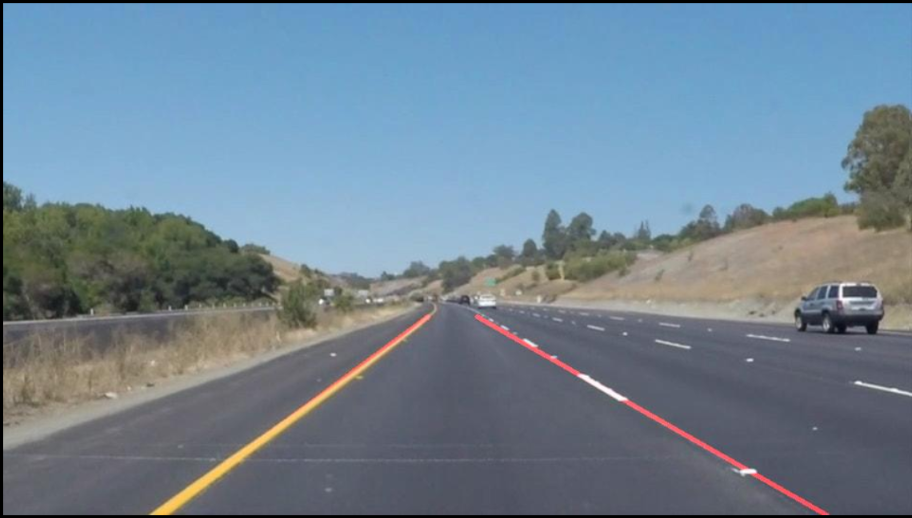
#> input picture images/test1.png, 912 x 518 px
$ python -i app.py   (imports and definitions only)
#> lines starting #> are read from the running program, lines starting #| are printed output that depends on the picture; after the words box and inside, x2 and y2 are one past the last pixel; in counts of white or black regions, pixels touching at a corner belong together
#> further down, picture is the input picture: shape (518, 912, 3); mean B, G, R 147, 131.4, 112.2
import os
import uuid

import streamlit as st

try:
    import cv2
except ModuleNotFoundError:
    st.error(
        "OpenCV is not installed in this environment (missing dependency: 'cv2').\n\n"
        "Install it with:\n"
        "  pip install opencv-python\n\n"
        "Then restart the app."
    )
    st.stop()

import numpy as np


def process_image_bgr(image_bgr: np.ndarray):
    output = image_bgr.copy()

    # Convert to HSV
    hsv = cv2.cvtColor(image_bgr, cv2.COLOR_BGR2HSV)
#> hsv: shape (518, 912, 3); mean H, S, V 89.3, 67.5, 153


    # GLARE DETECTION
    lower = np.array([0, 0, 200])
    upper = np.array([180, 60, 255])

    glare_mask = cv2.inRange(hsv, lower, upper)
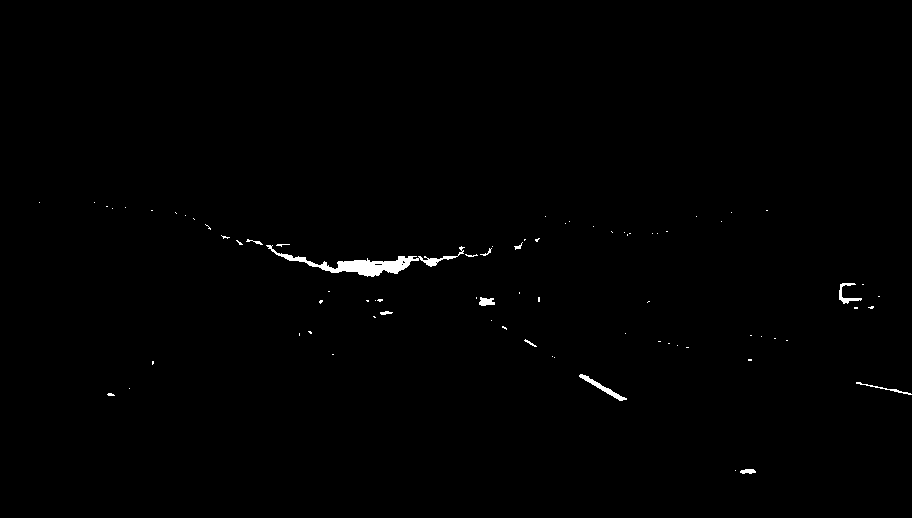
#> glare_mask: shape (518, 912); 0.54% white; 78 white regions (65 under 20 px), largest, box (x1, y1, x2, y2) and area: (266, 245, 465, 277) 1448, (579, 374, 627, 401) 237, (839, 283, 862, 304) 153
    glare_pixels = np.sum(glare_mask > 0)
#> glare_pixels = 2531
    total_pixels = glare_mask.size
#> total_pixels = 472416
    glare_percentage = (glare_pixels / total_pixels) * 100
#> glare_percentage = 0.536

    # IMAGE ENHANCEMENT
    gray = cv2.cvtColor(image_bgr, cv2.COLOR_BGR2GRAY)
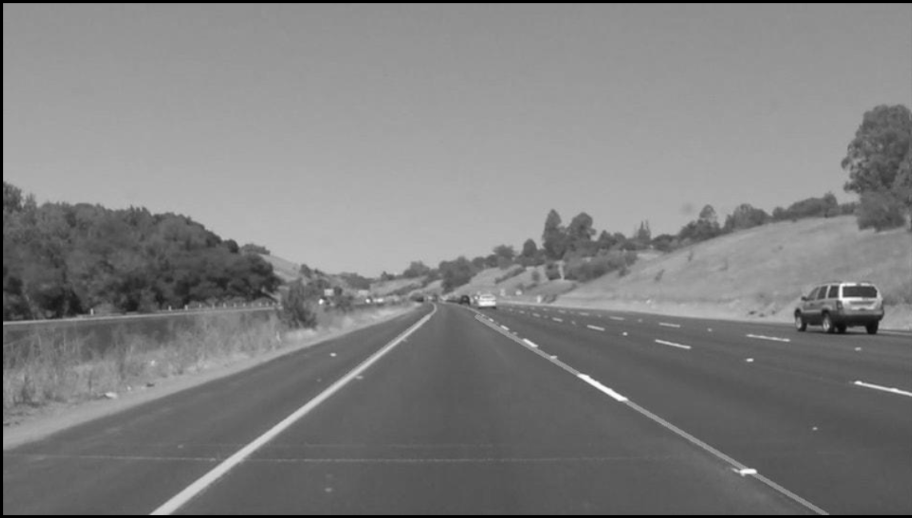
#> gray: shape (518, 912); min 0, max 253, mean 127.5
    clahe = cv2.createCLAHE(clipLimit=2.0, tileGridSize=(8, 8))
    enhanced = clahe.apply(gray)
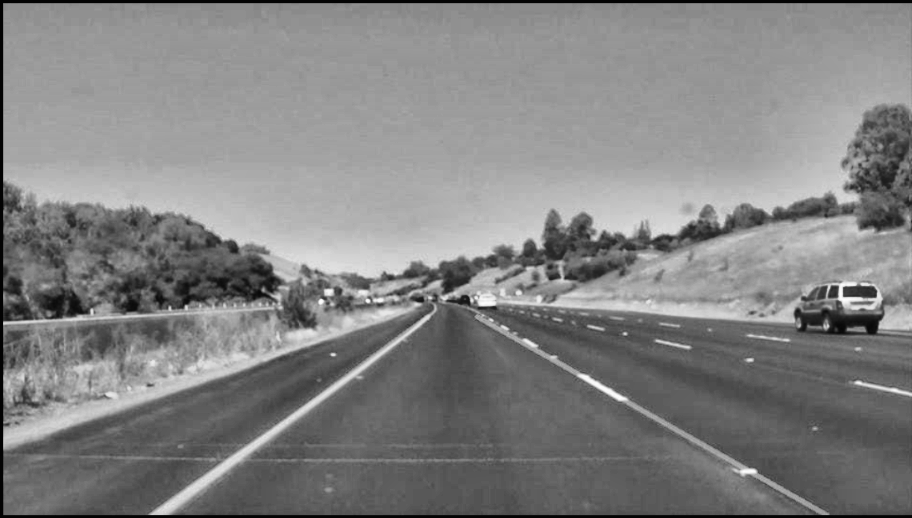
#> enhanced: shape (518, 912); min 2, max 253, mean 130.6

    # EDGE DETECTION
    blur = cv2.GaussianBlur(enhanced, (5, 5), 0)
    edges = cv2.Canny(blur, 50, 150)
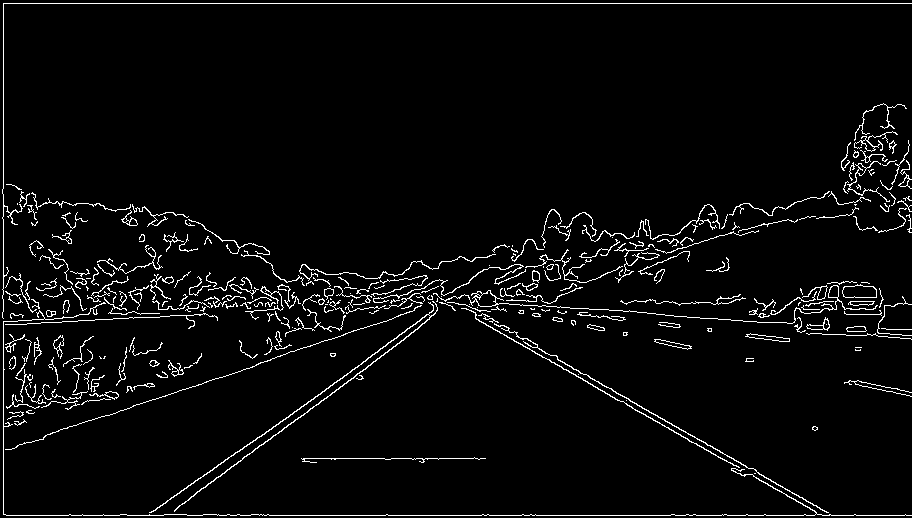
#> edges: shape (518, 912); 3.8% white in thin lines or dots

    # REGION OF INTEREST (Only lower half for lanes)
    height, width = edges.shape
#> height = 518; width = 912
    mask = np.zeros_like(edges)
    polygon = np.array(
        [
            [
                (0, height),
                (width, height),
                (width, int(height * 0.55)),
                (0, int(height * 0.55)),
            ]
        ],
        np.int32,
    )
    cv2.fillPoly(mask, polygon, 255)
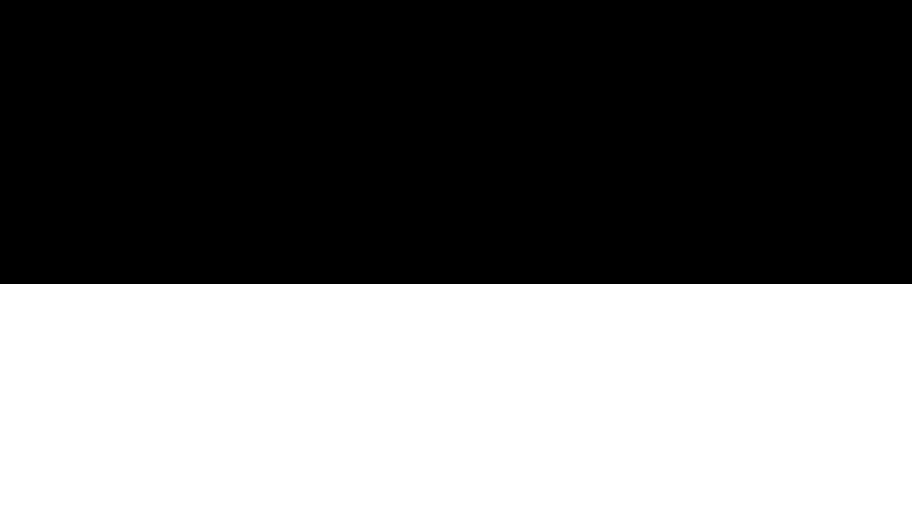
#> mask: shape (518, 912); 45.2% white; 1 white region, box (x1, y1, x2, y2) and area: (0, 284, 912, 518) 213408
    cropped_edges = cv2.bitwise_and(edges, mask)
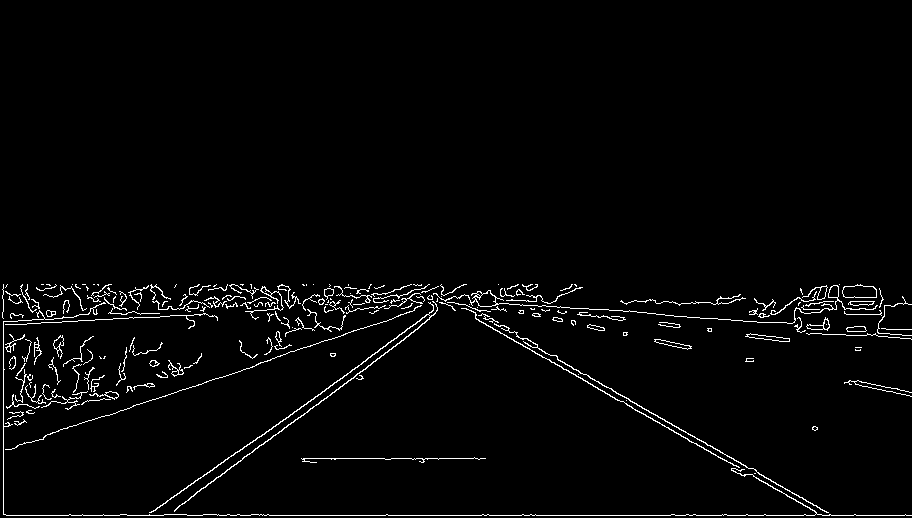
#> cropped_edges: shape (518, 912); 2.4% white in thin lines or dots, all inside (x1, y1, x2, y2) = (2, 284, 912, 516)

    # LANE DETECTION
    lines = cv2.HoughLinesP(
        cropped_edges,
        1,
        np.pi / 180,
        80,
        minLineLength=60,
        maxLineGap=20,
    )
#> lines = 68 rows, first 6: [187, 515, 911, 515], [475, 317, 747, 474], [324, 290, 877, 329], [3, 324, 205, 313], [166, 514, 365, 369], [744, 469, 820, 514]

    lane_confidence = 0
    valid_lane_count = 0

    if lines is not None:
        # OpenCV may return lines as either (N, 1, 4) or (N, 4), depending on
        # the build. Normalize both forms before unpacking coordinates.
        line_segments = np.asarray(lines).reshape(-1, 4)
#> line_segments has the same summary as lines
        for x1, y1, x2, y2 in line_segments:
            x1, y1, x2, y2 = map(int, (x1, y1, x2, y2))
            slope = 0
            if (x2 - x1) != 0:
                slope = (y2 - y1) / (x2 - x1)

            # Accept only valid lane slopes
            if abs(slope) > 0.5:
                valid_lane_count += 1
                cv2.line(output, (x1, y1), (x2, y2), (0, 255, 0), 3)
#> this loop made 68 passes
#> (x1, y1, x2, y2, slope) on passes 1 to 12: (187, 515, 911, 515, 0), (475, 317, 747, 474, 0.577), (324, 290, 877, 329, 0.0705), (3, 324, 205, 313, -0.0545), (166, 514, 365, 369, -0.729), (744, 469, 820, 514, 0.592), (146, 515, 357, 367, -0.701), (3, 514, 3, 284, 0), (155, 399, 455, 296, -0.343), (429, 284, 792, 493, 0.576), (176, 284, 497, 306, 0.0685), (442, 290, 557, 356, 0.574)
#> after the loop, valid_lane_count = 10

        lane_confidence = min(valid_lane_count * 10, 100)
#> lane_confidence = 100

    # STATUS LOGIC
    # Requirement: after upload + image, if vehicle/lane is not detected then show "Image not found".
    # We approximate vehicle/lane absence using lane confidence threshold.
    lane_present = lane_confidence >= 30
#> lane_present = True

    status = "SAFE"
    status_color = (0, 255, 0)

    if glare_percentage > 18:
        status = "UNSAFE - HIGH GLARE"
        status_color = (0, 0, 255)
    elif not lane_present:
        status = "Image not found"
        status_color = (0, 0, 255)
    elif glare_percentage > 10 or lane_confidence < 50:
        status = "WARNING"
        status_color = (0, 255, 255)


    # TEXT OVERLAY
    cv2.putText(
        output,
        f"Glare: {glare_percentage:.2f}%",
        (30, 40),
        cv2.FONT_HERSHEY_SIMPLEX,
        1,
        (0, 0, 255),
        2,
    )
    cv2.putText(
        output,
        f"Lane Confidence: {lane_confidence}%",
        (30, 80),
        cv2.FONT_HERSHEY_SIMPLEX,
        1,
        (0, 255, 0),
        2,
    )
    cv2.putText(
        output,
        f"Status: {status}",
        (30, 120),
        cv2.FONT_HERSHEY_SIMPLEX,
        1,
        status_color,
        3,
    )
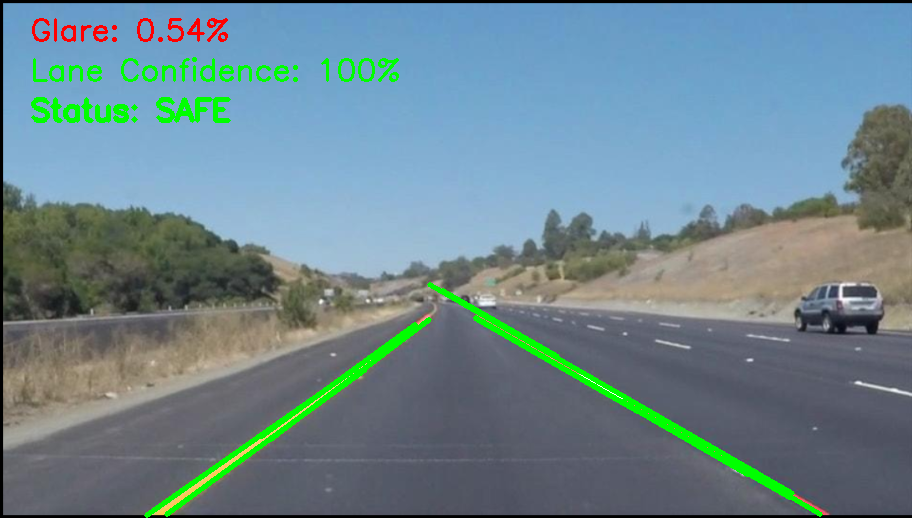
#> output: shape (518, 912, 3); mean B, G, R 142.4, 134, 108.6

    return output, glare_percentage, lane_confidence, status


# [12 lines not run here, left out]

# [1 line that did not run here, left out]
# [1 line that did not run here, left out]

# [3 lines not run here, left out]

# [1 line that did not run here, left out]

# Save to a temp output folder (so Streamlit can show it)
# [1 line not run here, left out]
output_path = os.path.join("outputs/processed_images", f"{uuid.uuid4().hex}.png")
# [1 line not run here, left out]

# Display
# [1 line that did not run here, left out]

# [10 lines not run here, left out]

>>> import cv2
>>> picture = cv2.imread('images/test1.png')
>>> result = process_image_bgr(picture)

$ run again, on images/test2.png
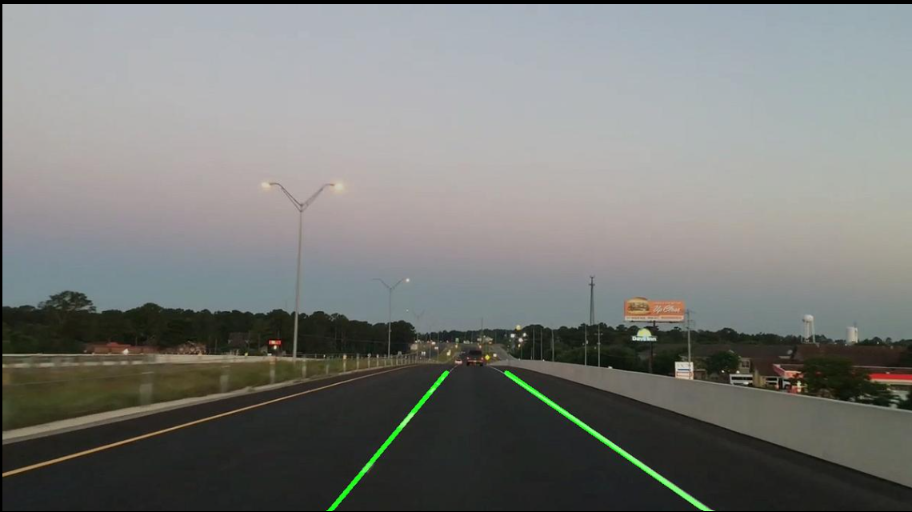
#> input picture images/test2.png, 912 x 512 px
#> picture is the input picture: shape (512, 912, 3); mean B, G, R 119.8, 122.7, 121.1
#> hsv: shape (512, 912, 3); mean H, S, V 62, 28.8, 126.6
#> in process_image_bgr, `glare_mask = cv2.inRange(hsv, lower, upper)`:
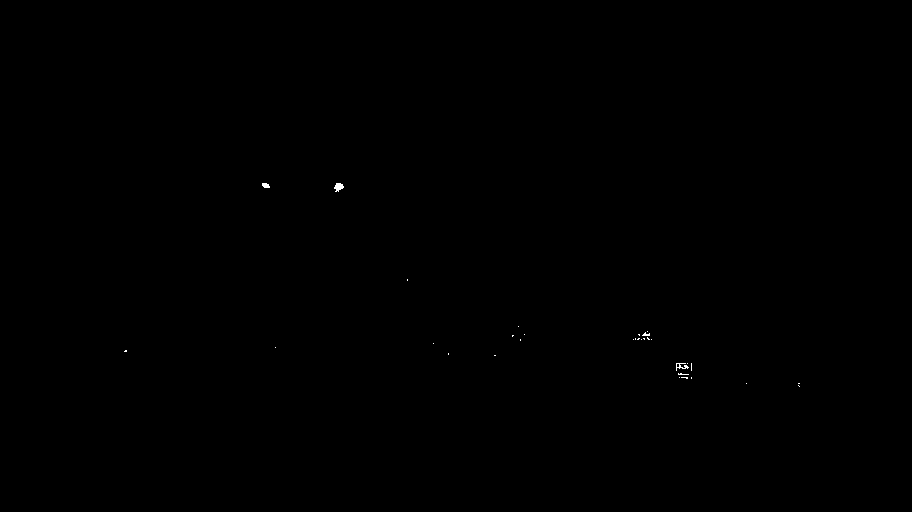
#> glare_mask: shape (512, 912); 0.05% white in thin lines or dots, all inside (x1, y1, x2, y2) = (124, 183, 800, 387)
#> glare_pixels = 236
#> glare_percentage = 0.0505
#> edges: shape (512, 912); 2.7% white in thin lines or dots
#> mask: shape (512, 912); 45.1% white; 1 white region, box (x1, y1, x2, y2) and area: (0, 281, 912, 512) 210672
#> cropped_edges: shape (512, 912); 2.3% white in thin lines or dots, all inside (x1, y1, x2, y2) = (2, 281, 912, 512)
#> lines = 84 rows, first 6: [30, 366, 367, 360], [139, 435, 543, 326], [507, 353, 911, 410], [479, 344, 563, 326], [2, 353, 202, 353], [2, 356, 119, 356]
#> line_segments has the same summary as lines
#> the loop in process_image_bgr, `for x1, y1, x2, y2 in line_segments:` made 84 passes
#> (x1, y1, x2, y2, slope) on passes 1 to 8: (30, 366, 367, 360, -0.0178), (139, 435, 543, 326, -0.27), (507, 353, 911, 410, 0.141), (479, 344, 563, 326, -0.214), (2, 353, 202, 353, 0), (2, 356, 119, 356, 0), (169, 430, 389, 371, -0.268), (659, 406, 910, 487, 0.323)
#> after the loop in process_image_bgr, `for x1, y1, x2, y2 in line_segments:`: valid_lane_count = 7
#> lane_confidence = 70
#> lane_present = True
#> in process_image_bgr, `cv2.putText( output, f"Status: {status}", (30, 120), cv2.FONT_HERSHEY_..`:
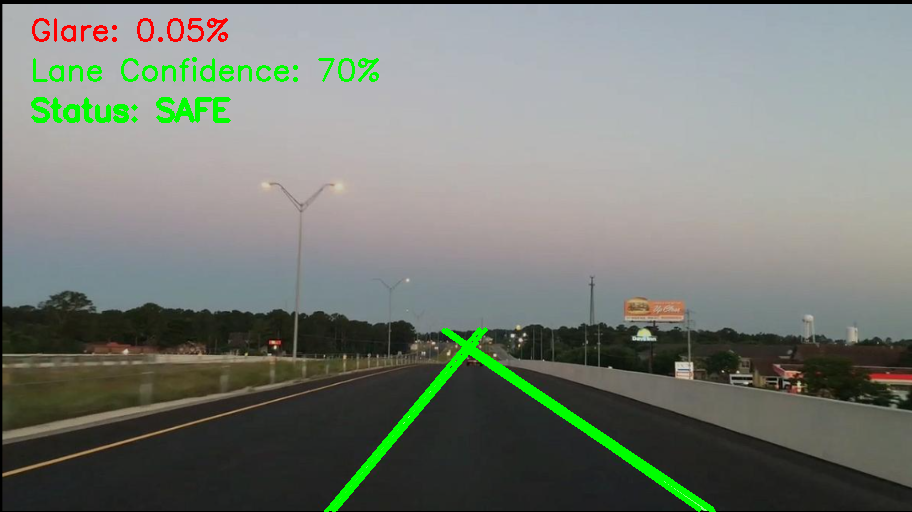
#> output: shape (512, 912, 3); mean B, G, R 116.7, 124.5, 118.8

$ run again, on images/test3.png
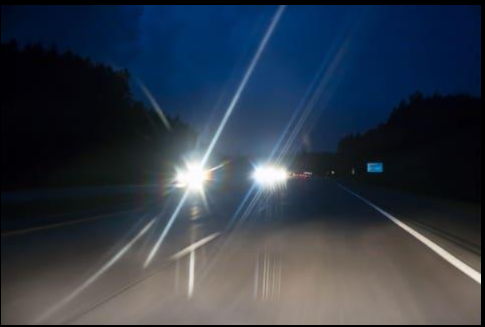
#> input picture images/test3.png, 485 x 327 px
#> picture is the input picture: shape (327, 485, 3); mean B, G, R 71.3, 58, 48.2
#> hsv: shape (327, 485, 3); mean H, S, V 79.1, 122.3, 76
#> in process_image_bgr, `glare_mask = cv2.inRange(hsv, lower, upper)`:
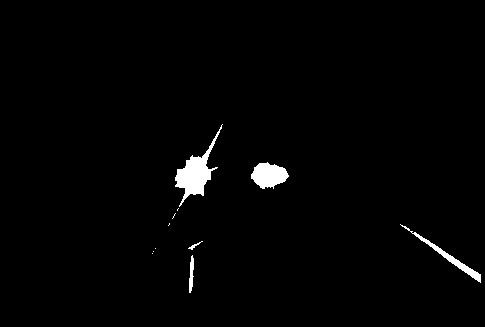
#> glare_mask: shape (327, 485); 1.6% white; 11 white regions (6 under 20 px), largest, box (x1, y1, x2, y2) and area: (175, 124, 223, 207) 1145, (251, 162, 289, 189) 691, (400, 224, 481, 283) 450, (189, 255, 194, 293) 126, (188, 241, 203, 250) 34
#> glare_pixels = 2461
#> glare_percentage = 1.55
#> edges: shape (327, 485); 2.5% white in thin lines or dots
#> mask: shape (327, 485); 45.3% white; 1 white region, box (x1, y1, x2, y2) and area: (0, 179, 485, 327) 71780
#> cropped_edges: shape (327, 485); 1.7% white in thin lines or dots, all inside (x1, y1, x2, y2) = (0, 179, 482, 325)
#> lines = [[0, 324, 480, 324], [345, 186, 480, 284], [108, 262, 185, 185], [369, 200, 480, 274], [480, 323, 480, 204]]
#> line_segments has the same summary as lines
#> the loop in process_image_bgr, `for x1, y1, x2, y2 in line_segments:` made 5 passes
#> (x1, y1, x2, y2, slope) on passes 1 to 5: (0, 324, 480, 324, 0), (345, 186, 480, 284, 0.726), (108, 262, 185, 185, -1), (369, 200, 480, 274, 0.667), (480, 323, 480, 204, 0)
#> after the loop in process_image_bgr, `for x1, y1, x2, y2 in line_segments:`: valid_lane_count = 3
#> lane_confidence = 30
#> lane_present = True
#> in process_image_bgr, `cv2.putText( output, f"Status: {status}", (30, 120), cv2.FONT_HERSHEY_..`:
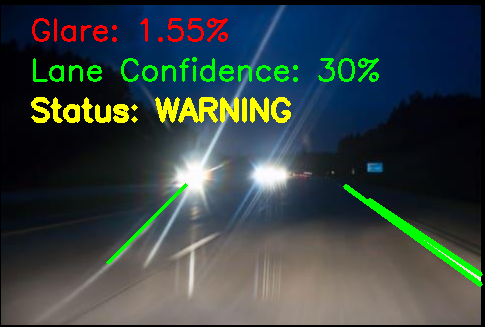
#> output: shape (327, 485, 3); mean B, G, R 66.8, 67, 53.5

$ run again, on images/test4.png
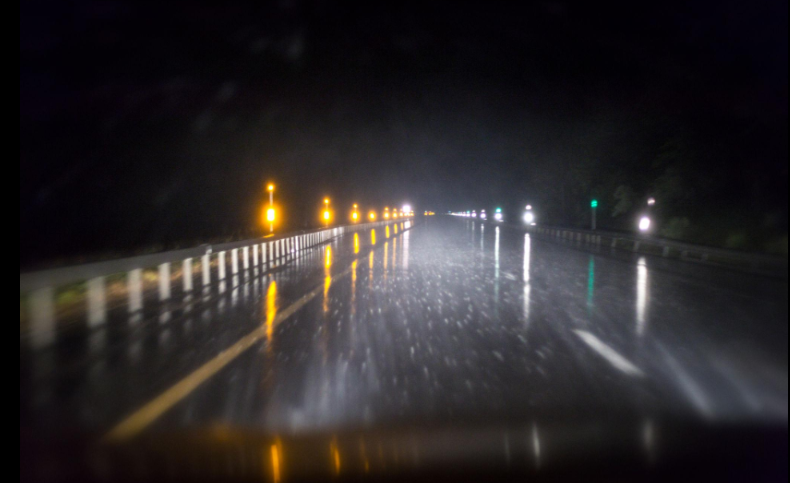
#> input picture images/test4.png, 790 x 483 px
#> picture is the input picture: shape (483, 790, 3); mean B, G, R 40.4, 39.3, 43.3
#> hsv: shape (483, 790, 3); mean H, S, V 97.8, 87, 46.7
#> glare_mask: shape (483, 790); 0.75% white; 81 white regions (51 under 20 px), largest, box (x1, y1, x2, y2) and area: (638, 261, 646, 312) 324, (523, 234, 530, 283) 254, (402, 230, 412, 268) 224
#> glare_pixels = 2863
#> glare_percentage = 0.75
#> edges: shape (483, 790); 2.1% white in thin lines or dots, all inside (x1, y1, x2, y2) = (19, 183, 788, 483)
#> mask: shape (483, 790); 45.1% white; 1 white region, box (x1, y1, x2, y2) and area: (0, 265, 790, 483) 172220
#> cropped_edges: shape (483, 790); 1.4% white in thin lines or dots, all inside (x1, y1, x2, y2) = (19, 265, 788, 483)
#> lines = [[104, 434, 277, 313], [185, 396, 351, 267], [787, 433, 787, 320], [141, 430, 350, 266], [324, 274, 441, 276], [226, 350, 331, 277], [324, 275, 440, 277], [131, 270, 288, 276], [20, 358, 20, 265], [133, 269, 289, 272]]
#> line_segments has the same summary as lines
#> the loop in process_image_bgr, `for x1, y1, x2, y2 in line_segments:` made 10 passes
#> (x1, y1, x2, y2, slope) on passes 1 to 8: (104, 434, 277, 313, -0.699), (185, 396, 351, 267, -0.777), (787, 433, 787, 320, 0), (141, 430, 350, 266, -0.785), (324, 274, 441, 276, 0.0171), (226, 350, 331, 277, -0.695), (324, 275, 440, 277, 0.0172), (131, 270, 288, 276, 0.0382)
#> after the loop in process_image_bgr, `for x1, y1, x2, y2 in line_segments:`: valid_lane_count = 4
#> lane_confidence = 40
#> lane_present = True
#> in process_image_bgr, `cv2.putText( output, f"Status: {status}", (30, 120), cv2.FONT_HERSHEY_..`:
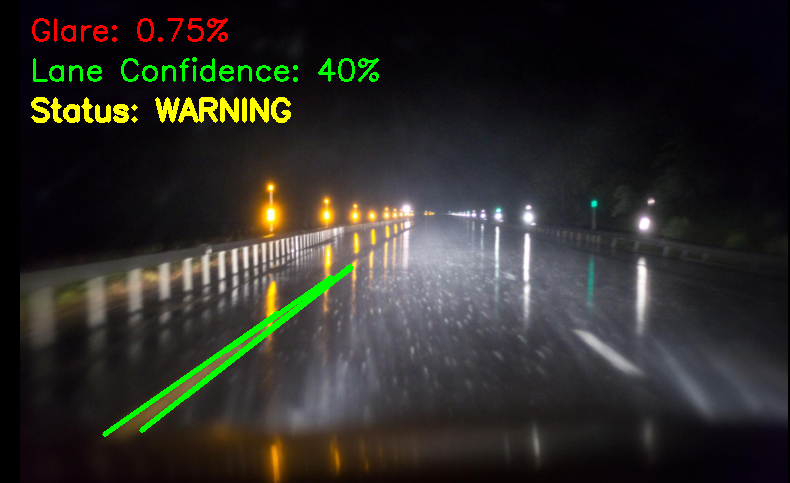
#> output: shape (483, 790, 3); mean B, G, R 39.7, 44.3, 45.4
